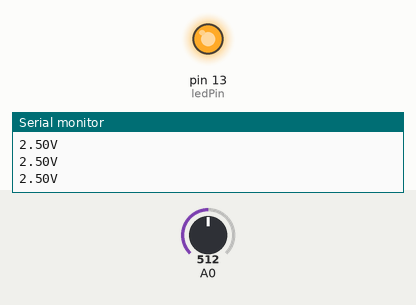
The sketch below on a simulated Arduino Uno, built with avr-gcc and run on an emulated ATmega328P. Shown: output pins drawn as LEDs (lit = HIGH), the last lines printed to the serial monitor. The inputs (shaded band) are chosen by the test bench; at power-on: A0 = 512.

Above: at 1.2 s.
1.3 s: A0 set to 56
2.8 s: A0 set to 48
At 4.0 s:
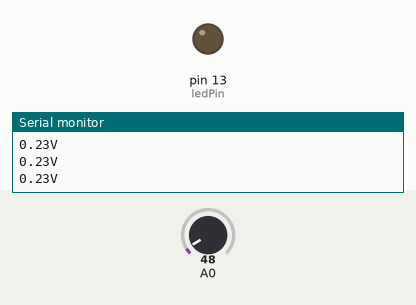
4.3 s: A0 set to 122
At 4.7 s:
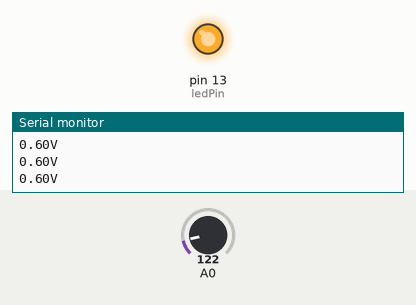
5.8 s: A0 set to 0
At 6.4 s:
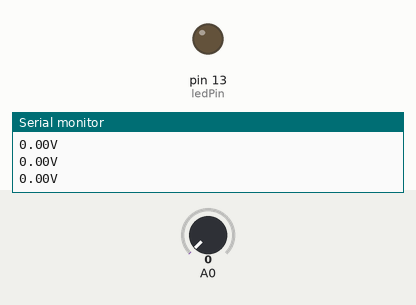
Timing chart, 0 to 8.3 s (numbered marks = the images above; inputs shaded):
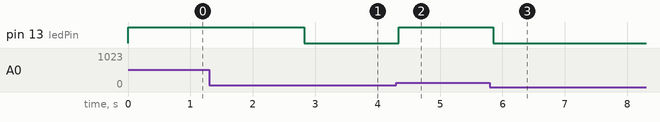

Measured:
- the behaviour switches between 52 and 51 on A0 (found by bisection; images 0 and 1)
- after the input at 2.8 s, pin 13 (ledPin): HIGH → LOW at once
- after the input at 4.3 s, pin 13 (ledPin): LOW → HIGH at once
- after the input at 5.8 s, pin 13 (ledPin): HIGH → LOW after 0.05 s

The sketch:

ABT-30IR.ino
```cpp
const int ledPin = 13;

void setup()
{
    Serial.begin(115200);
    pinMode(ledPin, OUTPUT);
    pinMode(A0, INPUT);
}

void loop()
{
    digitalWrite(ledPin, LOW);
    const float inputVoltage = (analogRead(A0) / 1023.0) * 5.0;
    if (inputVoltage >= 5.0)
    {
        Serial.println("DANGER: MAX VOLTAGE REACHED - ARDUINO MIGHT GO BOOM.");
    }
    if (inputVoltage > 0.25)
    {
        digitalWrite(ledPin, HIGH);
    }
    else
    {
        digitalWrite(ledPin, LOW);
    }
    Serial.println(String(inputVoltage) + "V");
    Serial.flush();
    delay(100);
}
```
